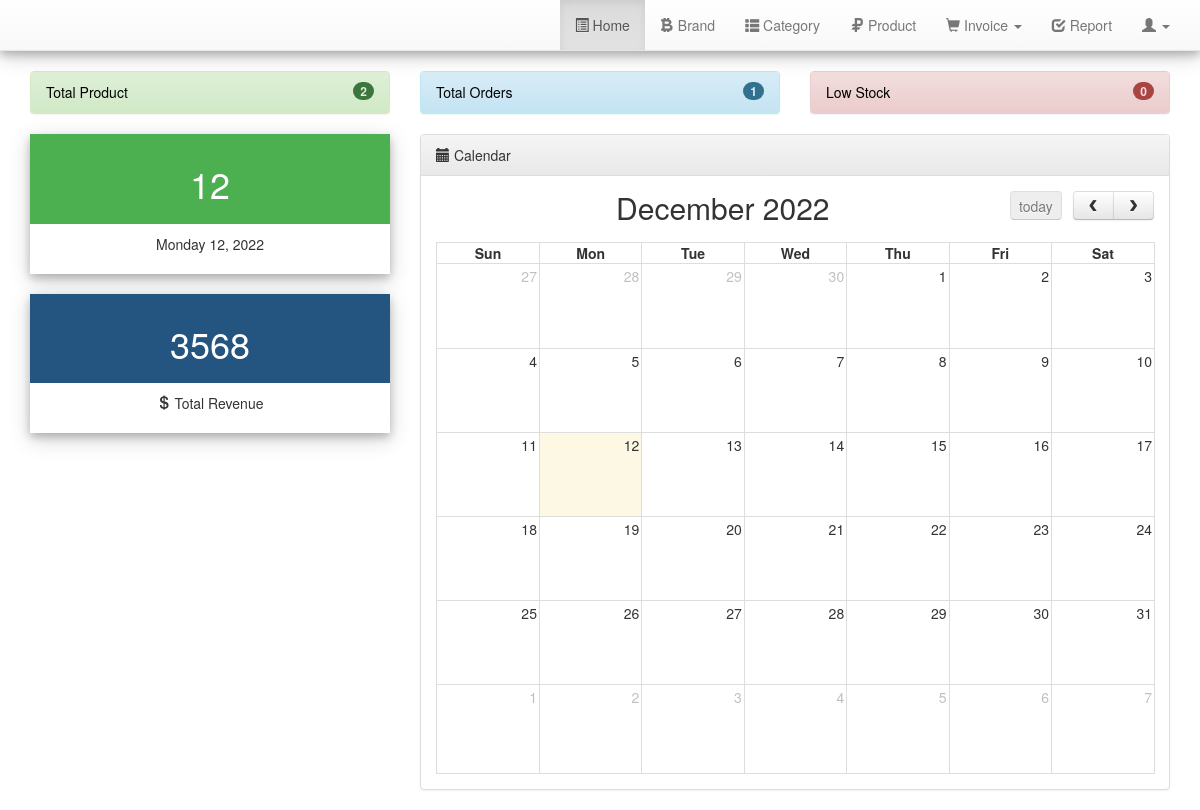
The page /invoice/dashboard.php (signed in) on the database as committed earlier.
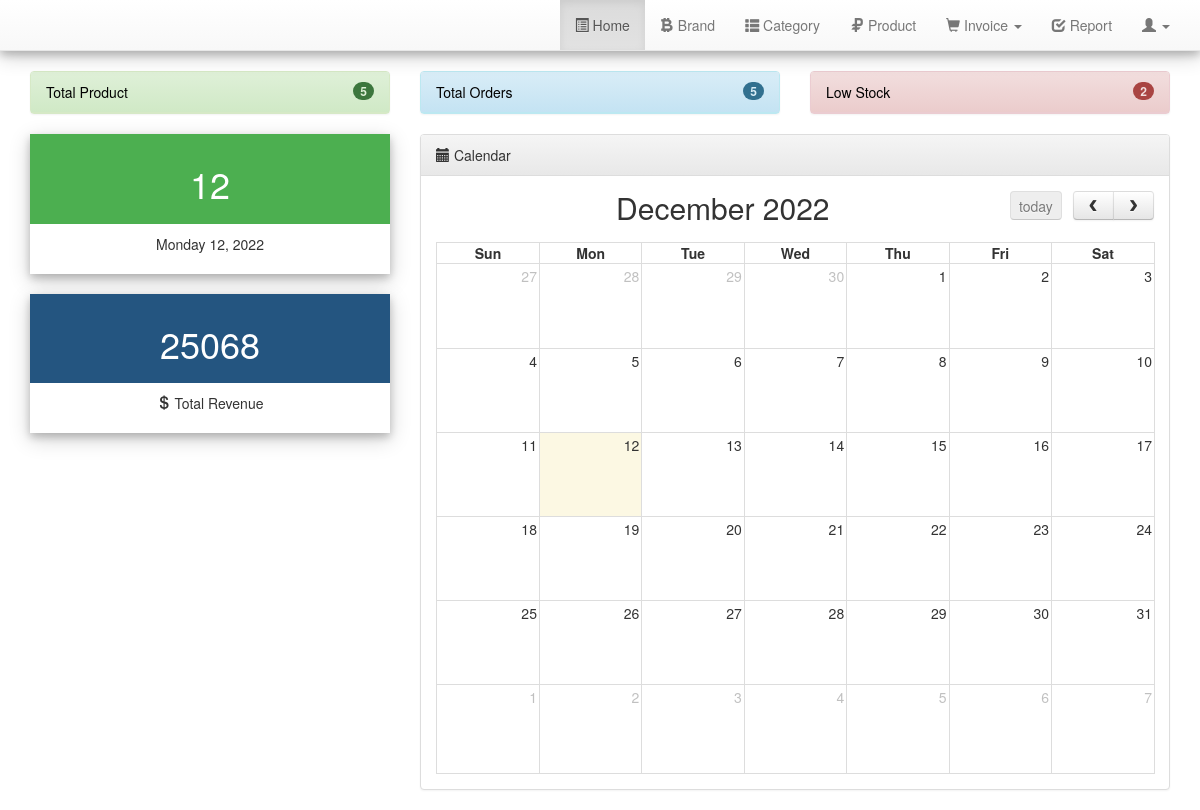
The same page on the database as committed later.
### tables this page shows
CREATE TABLE IF NOT EXISTS `orders` (
  `order_id` int(11) NOT NULL AUTO_INCREMENT,
  `order_date` date NOT NULL,
  `client_name` varchar(255) NOT NULL,
  `client_contact` varchar(255) NOT NULL,
  `sub_total` varchar(255) NOT NULL,
  `vat` varchar(255) NOT NULL,
  `total_amount` varchar(255) NOT NULL,
  `discount` varchar(255) NOT NULL,
  `grand_total` varchar(255) NOT NULL,
  `paid` varchar(255) NOT NULL,
  `due` varchar(255) NOT NULL,
  `payment_type` int(11) NOT NULL,
  `payment_status` int(11) NOT NULL,
  `order_status` int(11) NOT NULL DEFAULT '0',
  PRIMARY KEY (`order_id`)
);

### invoice/dashboard.php (the view, shortened to what this page needs)
<?php require_once 'includes/header.php'; ?>
<?php
$sql = "SELECT * FROM product WHERE status = 1";
$query = $connect->query($sql);
$countProduct = $query->num_rows;
$orderSql = "SELECT * FROM orders WHERE order_status = 1";
$orderQuery = $connect->query($orderSql);
$countOrder = $orderQuery->num_rows;
$totalRevenue =0;
while ($orderResult = $orderQuery->fetch_assoc()) {
	$totalRevenue += $orderResult['paid'];
}
$lowStockSql = "SELECT * FROM product WHERE quantity <= 3 AND status = 1";
$lowStockQuery = $connect->query($lowStockSql);
$countLowStock = $lowStockQuery->num_rows;
?>
    <link rel="stylesheet" href="assests/plugins/fullcalendar/fullcalendar.min.css">
    <link rel="stylesheet" href="assests/plugins/fullcalendar/fullcalendar.print.css" media="print">
<div class="row">
	<div class="col-md-4">
		<div class="panel panel-success">
			<div class="panel-heading">
				<a href="product.php" style="text-decoration:none;color:black;">
					Total Product
					<span class="badge pull pull-right"><?php echo $countProduct; ?></span>
				</a>
			</div>
		</div>
	</div>
		<div class="col-md-4">
			<div class="panel panel-info">
			<div class="panel-heading">
				<a href="orders.php?o=manord" style="text-decoration:none;color:black;">
					Total Orders
					<span class="badge pull pull-right"><?php echo $countOrder; ?></span>
				</a>
			</div>
		</div>
		</div>
	<div class="col-md-4">
		<div class="panel panel-danger">
			<div class="panel-heading">
				<a href="product.php" style="text-decoration:none;color:black;">
					Low Stock
					<span class="badge pull pull-right"><?php echo $countLowStock; ?></span>
				</a>
			</div>
		</div>
	</div>
	<div class="col-md-4">
		<div class="card">
		  <div class="cardHeader">
		    <h1><?php echo date('d'); ?></h1>
		  </div>
		  <div class="cardContainer">
		    <p><?php echo date('l') .' '.date('d').', '.date('Y'); ?></p>
		  </div>
		</div>
		<br/>
		<div class="card">
		  <div class="cardHeader" style="background-color:#245580;">
		    <h1><?php if($totalRevenue) {
		    	echo $totalRevenue;
		    	} else {
		    		echo '0';
		    		} ?></h1>
		  </div>
		  <div class="cardContainer">
		    <p> <i class="glyphicon glyphicon-usd"></i> Total Revenue</p>
		  </div>
		</div>
	</div>
	<div class="col-md-8">
		<div class="panel panel-default">
			<div class="panel-heading"> <i class="glyphicon glyphicon-calendar"></i> Calendar</div>
			<div class="panel-body">
				<div id="calendar"></div>
			</div>
		</div>
	</div>
</div>
<?php require_once 'includes/footer.php'; ?>

### invoice/includes/header.php (shortened to what this page needs)
<!DOCTYPE html>
<html>
<head>
	<link rel="stylesheet" href="https://cdnjs.cloudflare.com/ajax/libs/chosen/1.5.1/chosen.min.css">
	<link rel="stylesheet" href="assests/bootstrap/css/bootstrap.min.css">
	<link rel="stylesheet" href="assests/bootstrap/css/bootstrap-theme.min.css">
	<link rel="stylesheet" href="assests/font-awesome/css/font-awesome.min.css">
  <link rel="stylesheet" href="custom/css/custom.css">
  <link rel="stylesheet" href="assests/plugins/datatables/jquery.dataTables.min.css">
  <link rel="stylesheet" href="assests/plugins/fileinput/css/fileinput.min.css">
  <link rel="stylesheet" href="assests/jquery-ui/jquery-ui.min.css">
</head>
<body>
	<nav class="navbar navbar-default navbar-static-top">
		<div class="container">
    <div class="collapse navbar-collapse" id="bs-example-navbar-collapse-1">
      <ul class="nav navbar-nav navbar-right">
      	<li id="navDashboard"><a href="index.php"><i class="glyphicon glyphicon-list-alt"></i>  Home</a></li>
        <li id="navBrand"><a href="brand.php"><i class="glyphicon glyphicon-btc"></i>  Brand</a></li>
        <li id="navCategories"><a href="categories.php"> <i class="glyphicon glyphicon-th-list"></i> Category</a></li>
        <li id="navProduct"><a href="product.php"> <i class="glyphicon glyphicon-ruble"></i> Product </a></li>
        <li class="dropdown" id="navOrder">
          <a href="#" class="dropdown-toggle" data-toggle="dropdown" role="button" aria-haspopup="true" aria-expanded="false"> <i class="glyphicon glyphicon-shopping-cart"></i> Invoice <span class="caret"></span></a>
        </li>
        <li id="navReport"><a href="report.php"> <i class="glyphicon glyphicon-check"></i> Report </a></li>
        <li class="dropdown" id="navSetting">
          <a href="#" class="dropdown-toggle" data-toggle="dropdown" role="button" aria-haspopup="true" aria-expanded="false"> <i class="glyphicon glyphicon-user"></i> <span class="caret"></span></a>
        </li>
      </ul>
    </div>
  </div>
	</nav>
	<div class="container">

### invoice/includes/footer.php (shortened to what this page needs)
</div>
</body>
</html>

### invoice/custom/css/custom.css (style rules this page uses)
div.card { width: 100%; box-shadow: 0 4px 8px 0 rgba(0, 0, 0, 0.2), 0 6px 20px 0 rgba(0, 0, 0, 0.19); text-align: center; }
div.cardHeader { background-color: #4CAF50; color: white; padding: 10px; font-size: 40px; }
div.cardContainer { padding: 10px; }

Rows that differ between the two databases and show on the page:
no longer on this page (row edited): orders: due "0"
Other text that changed with them:
$countProduct: "2" → "5"
$countOrder: "1" → "5"
$countLowStock: (not shown) → "2"
$totalRevenue: "3568" → "25068"
